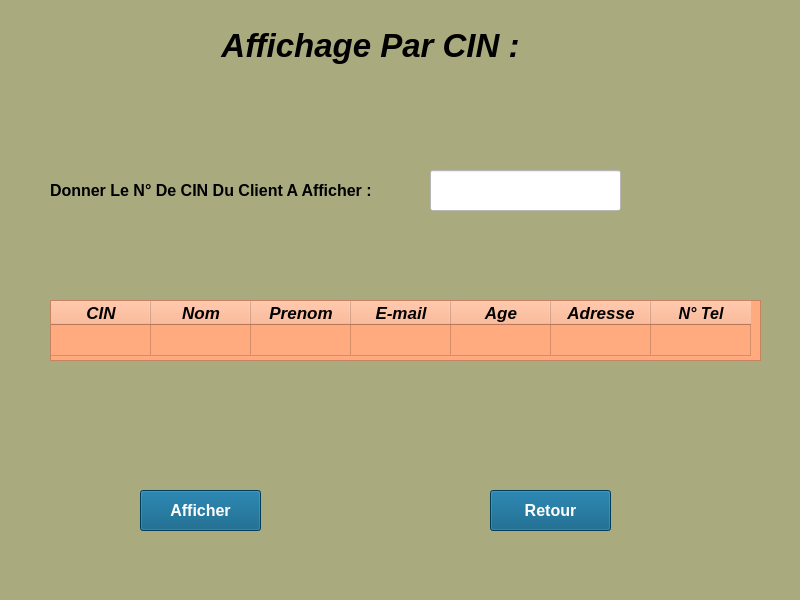
<?xml version="1.0" encoding="UTF-8"?>
<ui version="4.0">
 <class>Form</class>
 <widget class="QWidget" name="Form">
  <property name="geometry">
   <rect>
    <x>0</x>
    <y>0</y>
    <width>800</width>
    <height>600</height>
   </rect>
  </property>
  <property name="windowTitle">
   <string>Form</string>
  </property>
  <property name="styleSheet">
   <string notr="true">background-color: rgb(170, 170, 127);</string>
  </property>
  <widget class="QLabel" name="label">
   <property name="geometry">
    <rect>
     <x>50</x>
     <y>170</y>
     <width>411</width>
     <height>41</height>
    </rect>
   </property>
   <property name="font">
    <font>
     <pointsize>12</pointsize>
     <weight>75</weight>
     <bold>true</bold>
    </font>
   </property>
   <property name="text">
    <string>Donner Le N° De CIN Du Client A Afficher :</string>
   </property>
  </widget>
  <widget class="QLineEdit" name="lire_cin">
   <property name="geometry">
    <rect>
     <x>430</x>
     <y>170</y>
     <width>191</width>
     <height>41</height>
    </rect>
   </property>
   <property name="font">
    <font>
     <pointsize>13</pointsize>
     <weight>75</weight>
     <bold>true</bold>
    </font>
   </property>
   <property name="styleSheet">
    <string notr="true">color: rgb(255, 0, 0);
background-color: rgb(255, 255, 255);</string>
   </property>
  </widget>
  <widget class="QPushButton" name="retour">
   <property name="geometry">
    <rect>
     <x>490</x>
     <y>490</y>
     <width>121</width>
     <height>41</height>
    </rect>
   </property>
   <property name="font">
    <font>
     <pointsize>12</pointsize>
     <weight>75</weight>
     <bold>true</bold>
    </font>
   </property>
   <property name="styleSheet">
    <string notr="true">background-color: rgb(255, 255, 255);
color: rgb(255, 255, 255);
background-color: rgb(0, 85, 127);</string>
   </property>
   <property name="text">
    <string>Retour</string>
   </property>
  </widget>
  <widget class="QPushButton" name="afficher">
   <property name="geometry">
    <rect>
     <x>140</x>
     <y>490</y>
     <width>121</width>
     <height>41</height>
    </rect>
   </property>
   <property name="font">
    <font>
     <pointsize>12</pointsize>
     <weight>75</weight>
     <italic>false</italic>
     <bold>true</bold>
    </font>
   </property>
   <property name="styleSheet">
    <string notr="true">background-color: rgb(0, 85, 127);
color: rgb(255, 255, 255);</string>
   </property>
   <property name="text">
    <string>Afficher</string>
   </property>
  </widget>
  <widget class="QTableWidget" name="tableWidget">
   <property name="geometry">
    <rect>
     <x>50</x>
     <y>300</y>
     <width>711</width>
     <height>61</height>
    </rect>
   </property>
   <property name="styleSheet">
    <string notr="true">font: 75 14pt &quot;MS Shell Dlg 2&quot;;
background-color: rgb(255, 170, 127);</string>
   </property>
   <property name="iconSize">
    <size>
     <width>20</width>
     <height>0</height>
    </size>
   </property>
   <property name="textElideMode">
    <enum>Qt::ElideRight</enum>
   </property>
   <attribute name="horizontalHeaderMinimumSectionSize">
    <number>100</number>
   </attribute>
   <attribute name="horizontalHeaderHighlightSections">
    <bool>false</bool>
   </attribute>
   <attribute name="verticalHeaderVisible">
    <bool>false</bool>
   </attribute>
   <attribute name="verticalHeaderMinimumSectionSize">
    <number>29</number>
   </attribute>
   <attribute name="verticalHeaderDefaultSectionSize">
    <number>31</number>
   </attribute>
   <attribute name="verticalHeaderHighlightSections">
    <bool>false</bool>
   </attribute>
   <attribute name="verticalHeaderShowSortIndicator" stdset="0">
    <bool>false</bool>
   </attribute>
   <row>
    <property name="text">
     <string>Voiture</string>
    </property>
    <property name="font">
     <font>
      <pointsize>13</pointsize>
      <weight>75</weight>
      <italic>true</italic>
      <bold>true</bold>
     </font>
    </property>
   </row>
   <column>
    <property name="text">
     <string>CIN</string>
    </property>
    <property name="font">
     <font>
      <pointsize>13</pointsize>
      <weight>75</weight>
      <italic>true</italic>
      <bold>true</bold>
      <underline>false</underline>
     </font>
    </property>
   </column>
   <column>
    <property name="text">
     <string>Nom</string>
    </property>
    <property name="font">
     <font>
      <pointsize>13</pointsize>
      <weight>75</weight>
      <italic>true</italic>
      <bold>true</bold>
     </font>
    </property>
   </column>
   <column>
    <property name="text">
     <string>Prenom</string>
    </property>
    <property name="font">
     <font>
      <pointsize>13</pointsize>
      <weight>75</weight>
      <italic>true</italic>
      <bold>true</bold>
     </font>
    </property>
   </column>
   <column>
    <property name="text">
     <string>E-mail</string>
    </property>
    <property name="font">
     <font>
      <pointsize>13</pointsize>
      <weight>75</weight>
      <italic>true</italic>
      <bold>true</bold>
     </font>
    </property>
   </column>
   <column>
    <property name="text">
     <string>Age</string>
    </property>
    <property name="font">
     <font>
      <pointsize>13</pointsize>
      <weight>75</weight>
      <italic>true</italic>
      <bold>true</bold>
     </font>
    </property>
   </column>
   <column>
    <property name="text">
     <string>Adresse</string>
    </property>
    <property name="font">
     <font>
      <pointsize>13</pointsize>
      <weight>75</weight>
      <italic>true</italic>
      <bold>true</bold>
     </font>
    </property>
   </column>
   <column>
    <property name="text">
     <string>N° Tel</string>
    </property>
    <property name="font">
     <font>
      <pointsize>12</pointsize>
      <weight>75</weight>
      <italic>true</italic>
      <bold>true</bold>
     </font>
    </property>
   </column>
  </widget>
  <widget class="QLabel" name="label_2">
   <property name="geometry">
    <rect>
     <x>200</x>
     <y>0</y>
     <width>341</width>
     <height>91</height>
    </rect>
   </property>
   <property name="font">
    <font>
     <pointsize>25</pointsize>
     <weight>75</weight>
     <italic>true</italic>
     <bold>true</bold>
     <underline>false</underline>
    </font>
   </property>
   <property name="text">
    <string>Affichage Par CIN :</string>
   </property>
   <property name="alignment">
    <set>Qt::AlignCenter</set>
   </property>
  </widget>
 </widget>
 <resources/>
 <connections/>
</ui>
